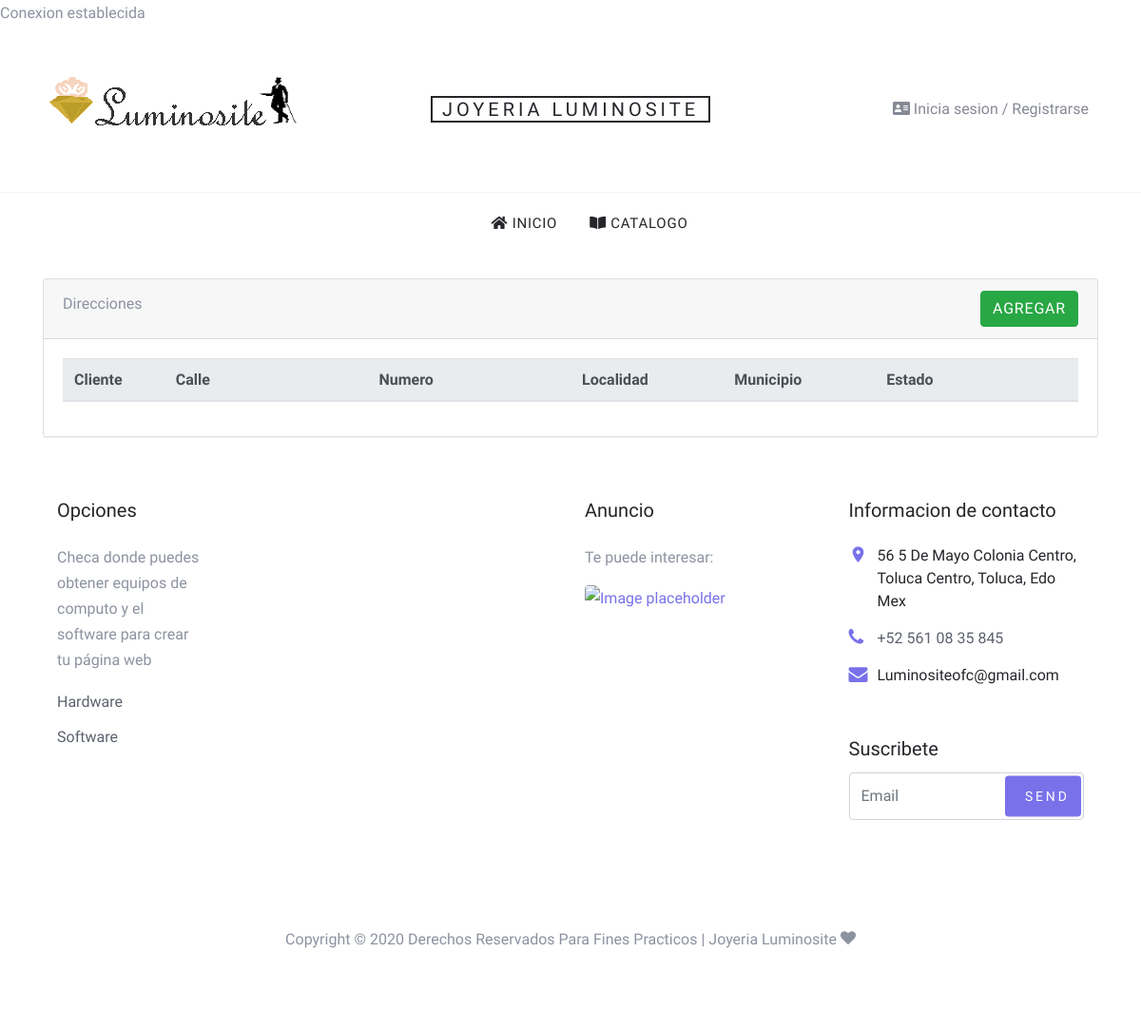
The page /direcciones.php on the database as committed earlier.
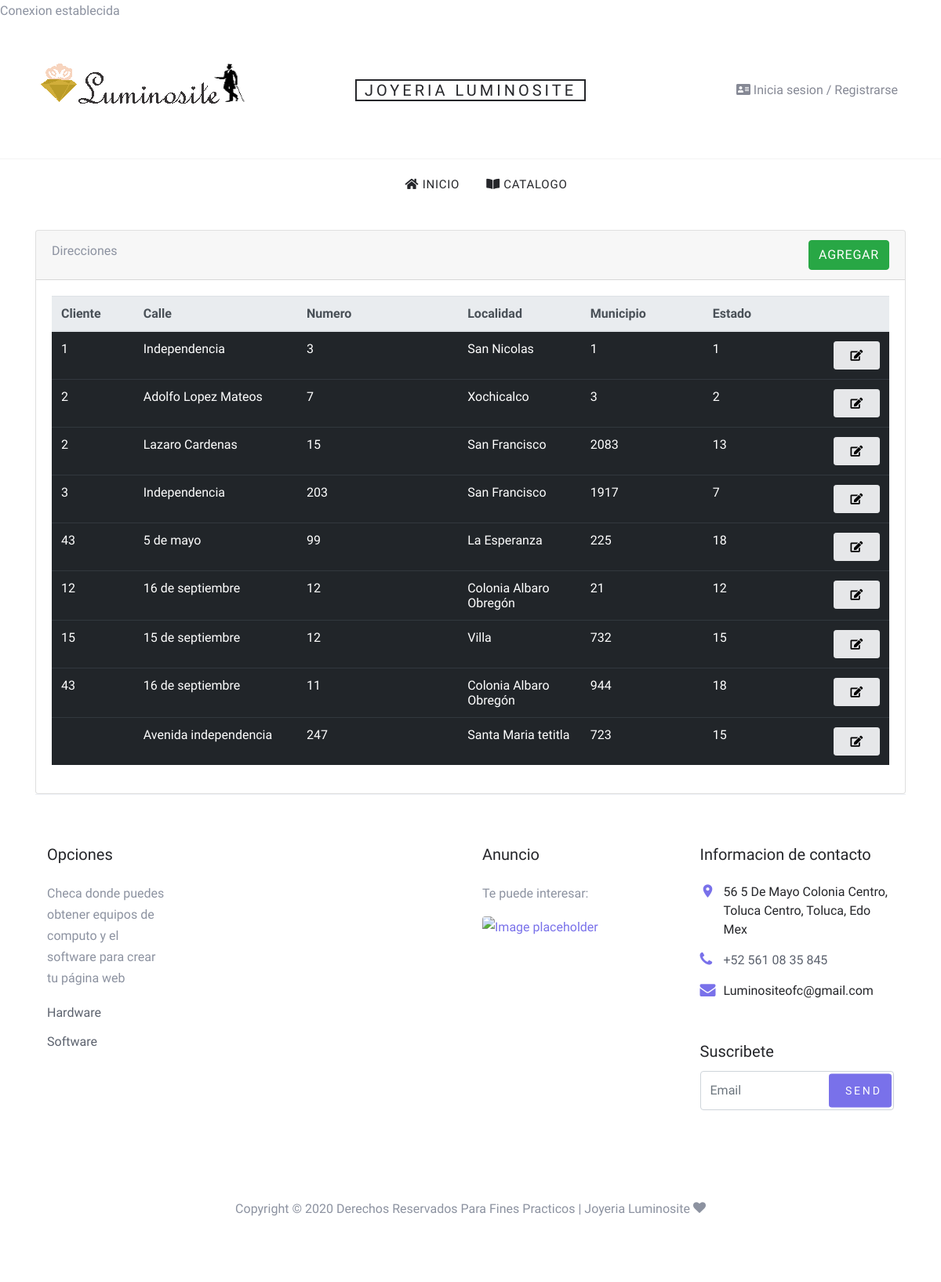
The same page on the database as committed later.
### tables this page shows
CREATE TABLE `direccion` (
  `id_direccion` int(11) NOT NULL AUTO_INCREMENT,
  `clientes_id` int(11) DEFAULT NULL,
  `calle` varchar(45) NOT NULL,
  `numero` int(11) NOT NULL,
  `localidad` varchar(45) NOT NULL,
  `municipio_id` int(11) DEFAULT NULL,
  `estado_id` int(11) DEFAULT NULL,
  PRIMARY KEY (`id_direccion`)
);

### direcciones.php (the view, shortened to what this page needs)
<?php
require_once './conexion.php';
?>
<!DOCTYPE html>
<html lang="es-MX">
<head>
    <link rel="stylesheet" href="fonts/icomoon/style.css">
    <link rel="stylesheet" href="css/bootstrap.min.css">
    <link rel="stylesheet" href="css/magnific-popup.css">
    <link rel="stylesheet" href="css/jquery-ui.css">
    <link rel="stylesheet" href="css/owl.carousel.min.css">
    <link rel="stylesheet" href="css/owl.theme.default.min.css">
    <link rel="stylesheet" href="css/bootstrap.min.css">
    <link rel="stylesheet" href="css/all.min.css">
    <link rel="stylesheet" href="css/aos.css">
    <link rel="stylesheet" href="css/style.css">
</head>
<body>
    <?php require_once('./menu.php'); ?>
    <div class="container mt-4">
        <div class="card">
            <div class="card-header">
                Direcciones
                <a href="direcciones_formulario.php"class="btn btn-success float-right">Agregar</a>
            </div>
            <div class="card-body">
                <table class="table table-dark table table-hover">
                    <thead class="thead-light">
                        <tr>
                            <th style="width: 10%;" scope="col">Cliente</th>
                            <th style="width: 20%;" scope="col">Calle</th>
                            <th style="width: 20%;" scope="col">Numero</th>
                            <th style="width: 15%;" scope="col">Localidad</th>
                            <th style="width: 15%;" scope="col">Municipio</th>
                            <th style="width: 15%;" scope="col">Estado</th>
                            <th style="width: 5%;" scope="col">
                            </th>
                        </tr>
                    </thead>
                    <tbody>
                    <?php
                        $sql = 'select id_direccion, clientes_id, calle, numero, localidad, municipio_id, estado_id from direccion order by id_direccion asc';
                        foreach ($conexion->query($sql) as $registro) {
                            $registro['clientes_id'] = htmlentities($registro['clientes_id']);
                            $registro['calle'] = htmlentities($registro['calle']);
                            $registro['numero'] = htmlentities($registro['numero']);
                            $registro['localidad'] = htmlentities($registro['localidad']);
                            $registro['municipio_id'] = htmlentities($registro['municipio_id']);
                            $registro['estado_id'] = htmlentities($registro['estado_id']);
                        echo <<<fin
                        <tr>
                            <td scope="row">{$registro['clientes_id']}</td>
                            <td scope="row">{$registro['calle']}</td>
                            <td scope="row">{$registro['numero']}</td>
                            <td scope="row">{$registro['localidad']}</td>
                            <td scope="row">{$registro['municipio_id']}</td>
                            <td scope="row">{$registro['estado_id']}</td>
                            <td>
                                <a class="btn btn-secondary btn-sm" href="direcciones_editar.php?id={$registro['id_direccion']}"><i class="fa fa-edit"></i></a>
                            </td>
                        </tr>
fin;
                }
                        ?>
                    </tbody>
                </table>
            </div>
        </div>
        <?php include('./pie_pagina.php');?>
    </div>
</body>
</html>

Rows that differ between the two databases and show on the page:
added direccion: clientes "1", calle "Independencia", numero "3", localidad "San Nicolas", municipio "1", estado "1"
added direccion: clientes "2", calle "Adolfo Lopez Mateos", numero "7", localidad "Xochicalco", municipio "3", estado "2"
added direccion: clientes "2", calle "Lazaro Cardenas", numero "15", localidad "San Francisco", municipio "2083", estado "13"
added direccion: clientes "3", calle "Independencia", numero "203", localidad "San Francisco", municipio "1917", estado "7"
added direccion: clientes "43", calle "5 de mayo", numero "99", localidad "La Esperanza", municipio "225", estado "18"
added direccion: clientes "12", calle "16 de septiembre", numero "12", localidad "Colonia Albaro Obregón", municipio "21", estado "12"
added direccion: clientes "15", calle "15 de septiembre", numero "12", localidad "Villa", municipio "732", estado "15"
added direccion: clientes "43", calle "16 de septiembre", numero "11", localidad "Colonia Albaro Obregón", municipio "944", estado "18"
added direccion: calle "Avenida independencia", numero "247", localidad "Santa Maria tetitla", municipio "723", estado "15"
